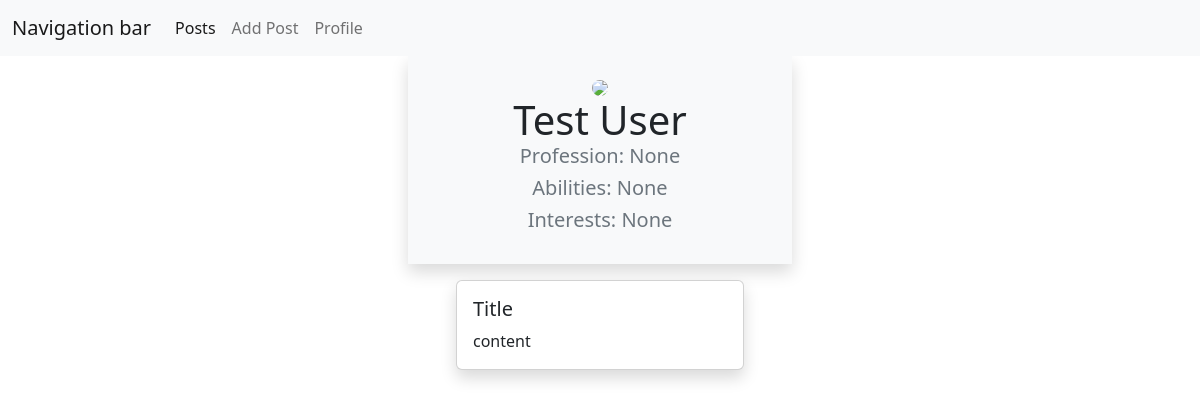
Page /profile/ (signed in) on the earlier database version.
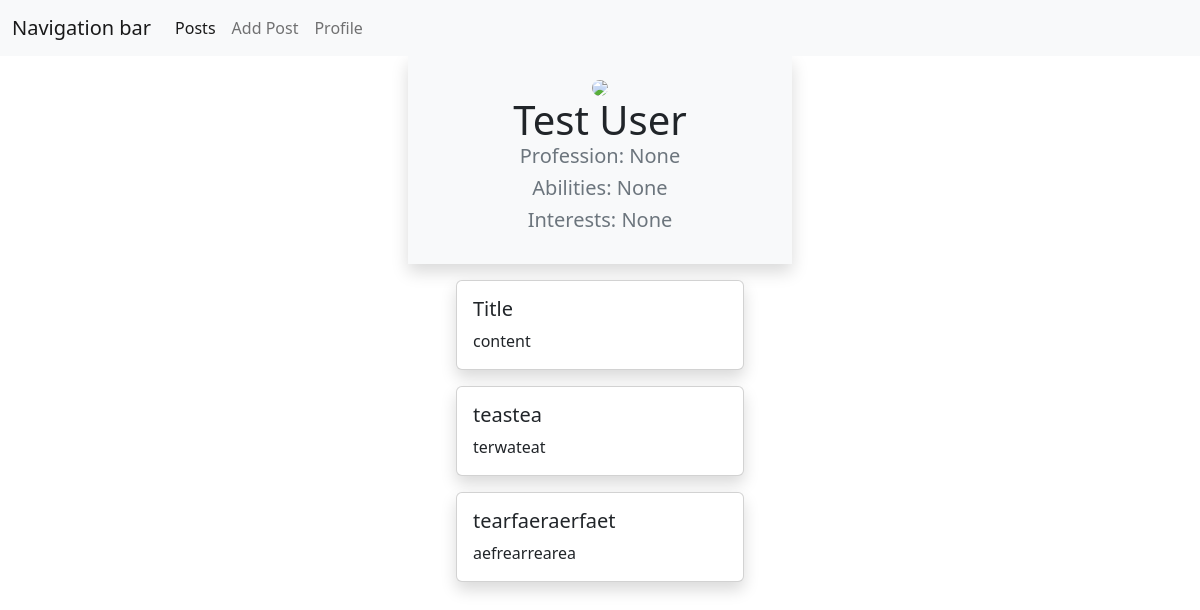
Same page on the later database version.
### Postapp/models.py (models this page shows, shortened)
class Post(models.Model):
    post_title = models.CharField(max_length=50)
    content = models.TextField()
    files = models.FileField(null=True, blank=True)
    date_created = models.DateField()
    date_modified = models.DateField()
    author = models.ForeignKey(User, on_delete=models.CASCADE)

### Postapp/views.py (the view)
# urls.py: path('profile/', profile, name="profile")
def profile(request):
    posts = Post.objects.filter(author__username = request.user)
    print(request.user.username)
    user = User.objects.filter(username__username = request.user.username)
    print(user)
    context = { 'posts' : posts , "user" : user}
    return render(request, 'profile.html', context = context)

### Postapp/models.py (called while the page is built)
    def __str__(self):
        return self.name + " " + self.surname

### Postapp/templates/profile.html (shortened to what this page needs)
<head>
    <link href="https://cdn.jsdelivr.net/npm/bootstrap@5.2.0-beta1/dist/css/bootstrap.min.css" rel="stylesheet"
>
</head>
<nav class="navbar navbar-expand-lg bg-light">
    <div class="container-fluid">
        <a class="navbar-brand" href="#">Navigation bar</a>
        <div class="collapse navbar-collapse" id="navbarSupportedContent">
            <ul class="navbar-nav me-auto mb-2 mb-lg-0">
                <li class="nav-item">
                    <a class="nav-link active" aria-current="page" href="{% url 'posts' %}">Posts</a>
                </li>
                <li class="nav-item">
                    <a class="nav-link" href="{% url 'addPost' %}">Add Post</a>
                </li>
                <li class="nav-item">
                    <a class="nav-link" href="{% url 'profile' %}">Profile</a>
                </li>
            </ul>
        </div>
    </div>
</nav>
<div class="row">
    <div class="col-md-4 col-sm-12 m-auto">
        <div class="text-center p-4 bg-light shadow">
            <div ><img src="#" class="rounded-circle"> </div>
            <div class="display-6"> {{ user.get.name }}  {{ user.get.surname }}</div>
            <h5 class="text-muted">Profession: {{ user.get.profession }} </h5>
            <h5 class="text-muted">Abilities: {{ user.get.abilities }} </h5>
            <h5 class="text-muted">Interests: {{ user.get.interests }} </h5>
        </div>
        {% for post in posts %}
            <div class="card m-auto shadow mt-3" style="width: 18rem;">
                <div class="card-body">
                    <h5 class="card-title">{{ post.post_title }}</h5>
                    <p class="card-text">{{ post.content }}</p>
                </div>
            </div>
        {% endfor %}
    </div>
</div>

Differences in the rows shown:
added Post: post_title "teastea", content "terwateat"
added Post: post_title "tearfaeraerfaet", content "aefrearrearea"
